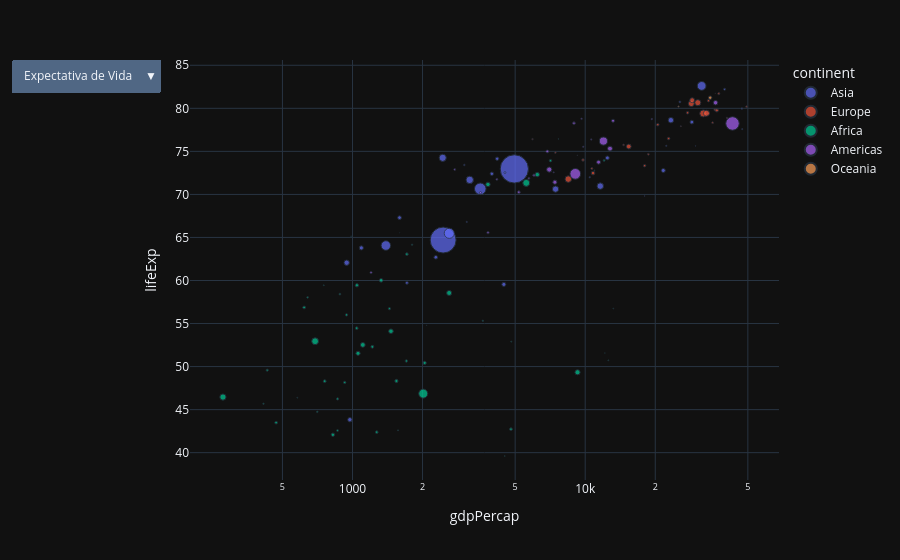

Source (notebook cell):
### Code cell
fig = px.scatter(
    df.query("year == 2007"),
    x="gdpPercap",
    y="lifeExp",
    size="pop",
    color="continent",
    hover_name="country",
    log_x=True
)

fig.update_layout(
    updatemenus=[
        dict(
            buttons=[
                dict(
                    label="Expectativa de Vida",
                    method="update",
                    args=[{"y": [df.query("year == 2007")["lifeExp"]]},
                          {"yaxis": {"title": "Expectativa de Vida"}}]
                ),
                dict(
                    label="População",
                    method="update",
                    args=[{"y": [df.query("year == 2007")["pop"]]},
                          {"yaxis": {"title": "População"}}]
                )
            ]
        )
    ]
)

fig.show()

### Figure 1 — Plotly figure (JSON) as saved in the notebook; plotly's stock layout.template omitted (floating-point values rounded to 4 significant figures; data arrays with more than 128 entries replaced by an {"elided": "..."} marker saying what was removed)
{"data": [{"hovertemplate": "<b>%{hovertext}</b><br><br>continent=Asia<br>gdpPercap=%{x}<br>lifeExp=%{y}<br>pop=%{marker.size}<extra></extra>", "hovertext": ["Afghanistan", "Bahrain", "Bangladesh", "Cambodia", "China", "Hong Kong, China", "India", "Indonesia", "Iran", "Iraq", "Israel", "Japan", "Jordan", "Korea, Dem. Rep.", "Korea, Rep.", "Kuwait", "Lebanon", "Malaysia", "Mongolia", "Myanmar", "Nepal", "Oman", "Pakistan", "Philippines", "Saudi Arabia", "Singapore", "Sri Lanka", "Syria", "Taiwan", "Thailand", "Vietnam", "West Bank and Gaza", "Yemen, Rep."], "legendgroup": "Asia", "marker": {"color": "#636efa", "size": [31889923, 708573, 150448339, 14131858, 1318683096, 6980412, 1110396331, 223547000, 69453570, 27499638, 6426679, 127467972, 6053193, 23301725, 49044790, 2505559, 3921278, 24821286, 2874127, 47761980, 28901790, 3204897, 169270617, 91077287, 27601038, 4553009, 20378239, 19314747, 23174294, 65068149, 85262356, 4018332, 22211743], "sizemode": "area", "sizeref": 3297000.0, "symbol": "circle"}, "mode": "markers", "name": "Asia", "orientation": "v", "showlegend": true, "x": [974.6, 29800.0, 1391.0, 1714.0, 4959.0, 39720.0, 2452.0, 3541.0, 11610.0, 4471.0, 25520.0, 31660.0, 4519.0, 1593.0, 23350.0, 47310.0, 10460.0, 12450.0, 3096.0, 944.0, 1091.0, 22320.0, 2606.0, 3190.0, 21650.0, 47140.0, 3970.0, 4185.0, 28720.0, 7458.0, 2442.0, 3025.0, 2281.0], "xaxis": "x", "y": [43.83, 75.64, 64.06, 59.72, 72.96, 82.21, 64.7, 70.65, 70.96, 59.55, 80.75, 82.6, 72.53, 67.3, 78.62, 77.59, 71.99, 74.24, 66.8, 62.07, 63.78, 75.64, 65.48, 71.69, 72.78, 79.97, 72.4, 74.14, 78.4, 70.62, 74.25, 73.42, 62.7], "yaxis": "y", "type": "scatter"}, {"hovertemplate": "<b>%{hovertext}</b><br><br>continent=Europe<br>gdpPercap=%{x}<br>lifeExp=%{y}<br>pop=%{marker.size}<extra></extra>", "hovertext": ["Albania", "Austria", "Belgium", "Bosnia and Herzegovina", "Bulgaria", "Croatia", "Czech Republic", "Denmark", "Finland", "France", "Germany", "Greece", "Hungary", "Iceland", "Ireland", "Italy", "Montenegro", "Netherlands", "Norway", "Poland", "Portugal", "Romania", "Serbia", "Slovak Republic", "Slovenia", "Spain", "Sweden", "Switzerland", "Turkey", "United Kingdom"], "legendgroup": "Europe", "marker": {"color": "#EF553B", "size": [3600523, 8199783, 10392226, 4552198, 7322858, 4493312, 10228744, 5468120, 5238460, 61083916, 82400996, 10706290, 9956108, 301931, 4109086, 58147733, 684736, 16570613, 4627926, 38518241, 10642836, 22276056, 10150265, 5447502, 2009245, 40448191, 9031088, 7554661, 71158647, 60776238], "sizemode": "area", "sizeref": 3297000.0, "symbol": "circle"}, "mode": "markers", "name": "Europe", "orientation": "v", "showlegend": true, "x": [5937.0, 36130.0, 33690.0, 7446.0, 10680.0, 14620.0, 22830.0, 35280.0, 33210.0, 30470.0, 32170.0, 27540.0, 18010.0, 36180.0, 40680.0, 28570.0, 9254.0, 36800.0, 49360.0, 15390.0, 20510.0, 10810.0, 9787.0, 18680.0, 25770.0, 28820.0, 33860.0, 37510.0, 8458.0, 33200.0], "xaxis": "x", "y": [76.42, 79.83, 79.44, 74.85, 73.0, 75.75, 76.49, 78.33, 79.31, 80.66, 79.41, 79.48, 73.34, 81.76, 78.89, 80.55, 74.54, 79.76, 80.2, 75.56, 78.1, 72.48, 74.0, 74.66, 77.93, 80.94, 80.88, 81.7, 71.78, 79.42], "yaxis": "y", "type": "scatter"}, {"hovertemplate": "<b>%{hovertext}</b><br><br>continent=Africa<br>gdpPercap=%{x}<br>lifeExp=%{y}<br>pop=%{marker.size}<extra></extra>", "hovertext": ["Algeria", "Angola", "Benin", "Botswana", "Burkina Faso", "Burundi", "Cameroon", "Central African Republic", "Chad", "Comoros", "Congo, Dem. Rep.", "Congo, Rep.", "Cote d'Ivoire", "Djibouti", "Egypt", "Equatorial Guinea", "Eritrea", "Ethiopia", "Gabon", "Gambia", "Ghana", "Guinea", "Guinea-Bissau", "Kenya", "Lesotho", "Liberia", "Libya", "Madagascar", "Malawi", "Mali", "Mauritania", "Mauritius", "Morocco", "Mozambique", "Namibia", "Niger", "Nigeria", "Reunion", "Rwanda", "Sao Tome and Principe", "Senegal", "Sierra Leone", "Somalia", "South Africa", "Sudan", "Swaziland", "Tanzania", "Togo", "Tunisia", "Uganda", "Zambia", "Zimbabwe"], "legendgroup": "Africa", "marker": {"color": "#00cc96", "size": [33333216, 12420476, 8078314, 1639131, 14326203, 8390505, 17696293, 4369038, 10238807, 710960, 64606759, 3800610, 18013409, 496374, 80264543, 551201, 4906585, 76511887, 1454867, 1688359, 22873338, 9947814, 1472041, 35610177, 2012649, 3193942, 6036914, 19167654, 13327079, 12031795, 3270065, 1250882, 33757175, 19951656, 2055080, 12894865, 135031164, 798094, 8860588, 199579, 12267493, 6144562, 9118773, 43997828, 42292929, 1133066, 38139640, 5701579, 10276158, 29170398, 11746035, 12311143], "sizemode": "area", "sizeref": 3297000.0, "symbol": "circle"}, "mode": "markers", "name": "Africa", "orientation": "v", "showlegend": true, "x": [6223.0, 4797.0, 1441.0, 12570.0, 1217.0, 430.1, 2042.0, 706.0, 1704.0, 986.1, 277.6, 3633.0, 1545.0, 2082.0, 5581.0, 12150.0, 641.4, 690.8, 13210.0, 752.7, 1328.0, 942.7, 579.2, 1463.0, 1569.0, 414.5, 12060.0, 1045.0, 759.3, 1043.0, 1803.0, 10960.0, 3820.0, 823.7, 4811.0, 619.7, 2014.0, 7670.0, 863.1, 1598.0, 1712.0, 862.5, 926.1, 9270.0, 2602.0, 4513.0, 1107.0, 883.0, 7093.0, 1056.0, 1271.0, 469.7], "xaxis": "x", "y": [72.3, 42.73, 56.73, 50.73, 52.3, 49.58, 50.43, 44.74, 50.65, 65.15, 46.46, 55.32, 48.33, 54.79, 71.34, 51.58, 58.04, 52.95, 56.73, 59.45, 60.02, 56.01, 46.39, 54.11, 42.59, 45.68, 73.95, 59.44, 48.3, 54.47, 64.16, 72.8, 71.16, 42.08, 52.91, 56.87, 46.86, 76.44, 46.24, 65.53, 63.06, 42.57, 48.16, 49.34, 58.56, 39.61, 52.52, 58.42, 73.92, 51.54, 42.38, 43.49], "yaxis": "y", "type": "scatter"}, {"hovertemplate": "<b>%{hovertext}</b><br><br>continent=Americas<br>gdpPercap=%{x}<br>lifeExp=%{y}<br>pop=%{marker.size}<extra></extra>", "hovertext": ["Argentina", "Bolivia", "Brazil", "Canada", "Chile", "Colombia", "Costa Rica", "Cuba", "Dominican Republic", "Ecuador", "El Salvador", "Guatemala", "Haiti", "Honduras", "Jamaica", "Mexico", "Nicaragua", "Panama", "Paraguay", "Peru", "Puerto Rico", "Trinidad and Tobago", "United States", "Uruguay", "Venezuela"], "legendgroup": "Americas", "marker": {"color": "#ab63fa", "size": [40301927, 9119152, 190010647, 33390141, 16284741, 44227550, 4133884, 11416987, 9319622, 13755680, 6939688, 12572928, 8502814, 7483763, 2780132, 108700891, 5675356, 3242173, 6667147, 28674757, 3942491, 1056608, 301139947, 3447496, 26084662], "sizemode": "area", "sizeref": 3297000.0, "symbol": "circle"}, "mode": "markers", "name": "Americas", "orientation": "v", "showlegend": true, "x": [12780.0, 3822.0, 9066.0, 36320.0, 13170.0, 7007.0, 9645.0, 8948.0, 6025.0, 6873.0, 5728.0, 5186.0, 1202.0, 3548.0, 7321.0, 11980.0, 2749.0, 9809.0, 4173.0, 7409.0, 19330.0, 18010.0, 42950.0, 10610.0, 11420.0], "xaxis": "x", "y": [75.32, 65.55, 72.39, 80.65, 78.55, 72.89, 78.78, 78.27, 72.23, 74.99, 71.88, 70.26, 60.92, 70.2, 72.57, 76.19, 72.9, 75.54, 71.75, 71.42, 78.75, 69.82, 78.24, 76.38, 73.75], "yaxis": "y", "type": "scatter"}, {"hovertemplate": "<b>%{hovertext}</b><br><br>continent=Oceania<br>gdpPercap=%{x}<br>lifeExp=%{y}<br>pop=%{marker.size}<extra></extra>", "hovertext": ["Australia", "New Zealand"], "legendgroup": "Oceania", "marker": {"color": "#FFA15A", "size": [20434176, 4115771], "sizemode": "area", "sizeref": 3297000.0, "symbol": "circle"}, "mode": "markers", "name": "Oceania", "orientation": "v", "showlegend": true, "x": [34440.0, 25190.0], "xaxis": "x", "y": [81.23, 80.2], "yaxis": "y", "type": "scatter"}], "layout": {"xaxis": {"anchor": "y", "domain": [0.0, 1.0], "title": {"text": "gdpPercap"}, "type": "log"}, "yaxis": {"anchor": "x", "domain": [0.0, 1.0], "title": {"text": "lifeExp"}}, "legend": {"title": {"text": "continent"}, "tracegroupgap": 0, "itemsizing": "constant"}, "margin": {"t": 60}, "updatemenus": [{"buttons": [{"args": [{"y": {"elided": "1x142 float values"}}, {"yaxis": {"title": "Expectativa de Vida"}}], "label": "Expectativa de Vida", "method": "update"}, {"args": [{"y": {"elided": "1x142 int values"}}, {"yaxis": {"title": "População"}}], "label": "População", "method": "update"}]}]}}
